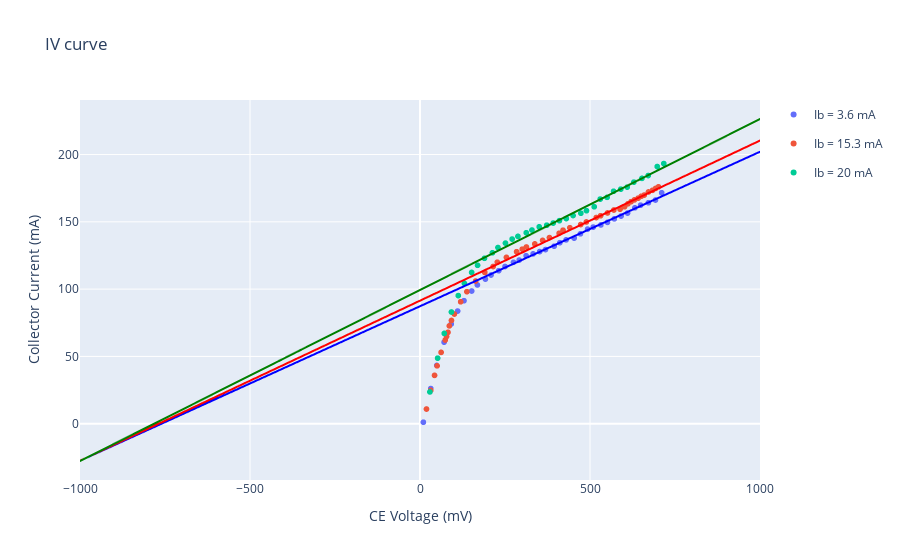

The code cell stored with this chart in its notebook:
### Code cell
fig = go.Figure()
fig.add_trace(go.Scattergl(x = IVC_2.voltage,y=IVC_2.current,mode="markers",name="Ib = 3.6 mA",legendgroup="group"))
fig.add_trace(go.Scattergl(x = IVC_1.voltage,y=IVC_1.current,mode="markers",name="Ib = 15.3 mA",legendgroup="group1"))
fig.add_trace(go.Scattergl(x = IVC_5.voltage,y=IVC_5.current,mode="markers",name="Ib = 20 mA",legendgroup="group2"))

x = np.linspace(-1000,1000,500)
fig.add_trace(go.Scattergl(x = x,y=linear(x,popt_1[0],popt_1[1]),line=dict(color="blue"),legendgroup="group",showlegend=False))
fig.add_trace(go.Scattergl(x = x,y=linear(x,popt_2[0],popt_2[1]),line=dict(color="red"),legendgroup="group1",showlegend=False))
fig.add_trace(go.Scattergl(x = x,y=linear(x,popt_3[0],popt_3[1]),line=dict(color="green"),legendgroup="group2",showlegend=False))

fig.update_layout(title = "IV curve",xaxis_title="CE Voltage (mV)",yaxis_title = "Collector Current (mA)")
fig.show()

### Figure 1 — Plotly figure (JSON) as saved in the notebook; plotly's stock layout.template omitted (floating-point values rounded to 4 significant figures; data arrays with more than 128 entries replaced by an {"elided": "..."} marker saying what was removed)
{"data": [{"legendgroup": "group", "mode": "markers", "name": "Ib = 3.6 mA", "type": "scattergl", "x": [9.89, 31.72, 49.26, 70.85, 91.84, 110.6, 129.4, 152.0, 168.9, 192.4, 208.9, 231.5, 250.1, 275.0, 291.7, 312.2, 332.7, 351.9, 369.1, 394.6, 411.3, 429.7, 453.4, 471.8, 493.0, 509.4, 532, 551.4, 571.4, 591.4, 610.4, 632, 648.9, 671.8, 692.6, 710.8], "y": [1.1, 26.1, 43.3, 60.6, 74.1, 83.7, 91.4, 98.6, 103.1, 107.5, 110.5, 113.7, 116.8, 119.9, 121.6, 124.8, 126.2, 127.9, 129.4, 131.9, 134.5, 136.6, 137.9, 141.1, 144.6, 146.1, 147.7, 149.6, 152.2, 154.3, 156.5, 160.4, 162.4, 164.2, 166.2, 171.6]}, {"legendgroup": "group1", "mode": "markers", "name": "Ib = 15.3 mA", "type": "scattergl", "x": [19.15, 31.74, 42.73, 50.23, 62.06, 74.22, 78.07, 82.33, 86.29, 92.57, 101.1, 119.6, 137.8, 163.7, 190.6, 215.0, 227.3, 254.2, 284.1, 300.8, 313.0, 337.7, 360.5, 380.8, 409.2, 420.7, 440.7, 472.6, 489.2, 518.5, 531.1, 551.4, 570.2, 588.3, 601.6, 611.5, 620.9, 630.5, 641.7, 650.6, 659.6, 672.1, 683.8, 692.7, 701.5], "y": [10.9, 24.8, 35.9, 43, 53, 62.2, 64.8, 67.9, 72.7, 76.7, 81.5, 90.6, 98.1, 106, 112.4, 116.8, 120, 123.6, 127.8, 129.7, 131.3, 133.6, 136.2, 138.3, 141.5, 143.8, 145.6, 148, 149.9, 153.2, 154.5, 156.6, 158.8, 159.4, 161.2, 163.4, 165, 166.3, 167.6, 169, 169.9, 172.2, 173.4, 174.8, 176]}, {"legendgroup": "group2", "mode": "markers", "name": "Ib = 20 mA", "type": "scattergl", "x": [29.15, 51.82, 71.41, 92.44, 112.6, 130.8, 151.8, 169.3, 189.6, 213, 229.3, 251.4, 270.9, 288.1, 312.5, 329.3, 350.6, 372.8, 391.8, 410.1, 430.2, 450.2, 473.1, 489.7, 512.4, 530.1, 550.4, 569.4, 590.6, 609.5, 629, 652.8, 671.2, 697.7, 717.1], "y": [23.6, 48.7, 67.1, 83, 95.2, 104.2, 112.4, 117.7, 122.9, 127, 130.9, 134.2, 137.2, 139.2, 141.9, 143.9, 146.3, 147.5, 149.1, 150.9, 152.4, 154.7, 156.4, 158.3, 161.2, 166.9, 168.2, 172.7, 174.3, 175.8, 179.5, 182.3, 184.4, 191.1, 193.3]}, {"legendgroup": "group", "line": {"color": "blue"}, "showlegend": false, "type": "scattergl", "x": {"elided": "500 float values"}, "y": {"elided": "500 float values"}}, {"legendgroup": "group1", "line": {"color": "red"}, "showlegend": false, "type": "scattergl", "x": {"elided": "500 float values"}, "y": {"elided": "500 float values"}}, {"legendgroup": "group2", "line": {"color": "green"}, "showlegend": false, "type": "scattergl", "x": {"elided": "500 float values"}, "y": {"elided": "500 float values"}}], "layout": {"title": {"text": "IV curve"}, "xaxis": {"title": {"text": "CE Voltage (mV)"}}, "yaxis": {"title": {"text": "Collector Current (mA)"}}}}
